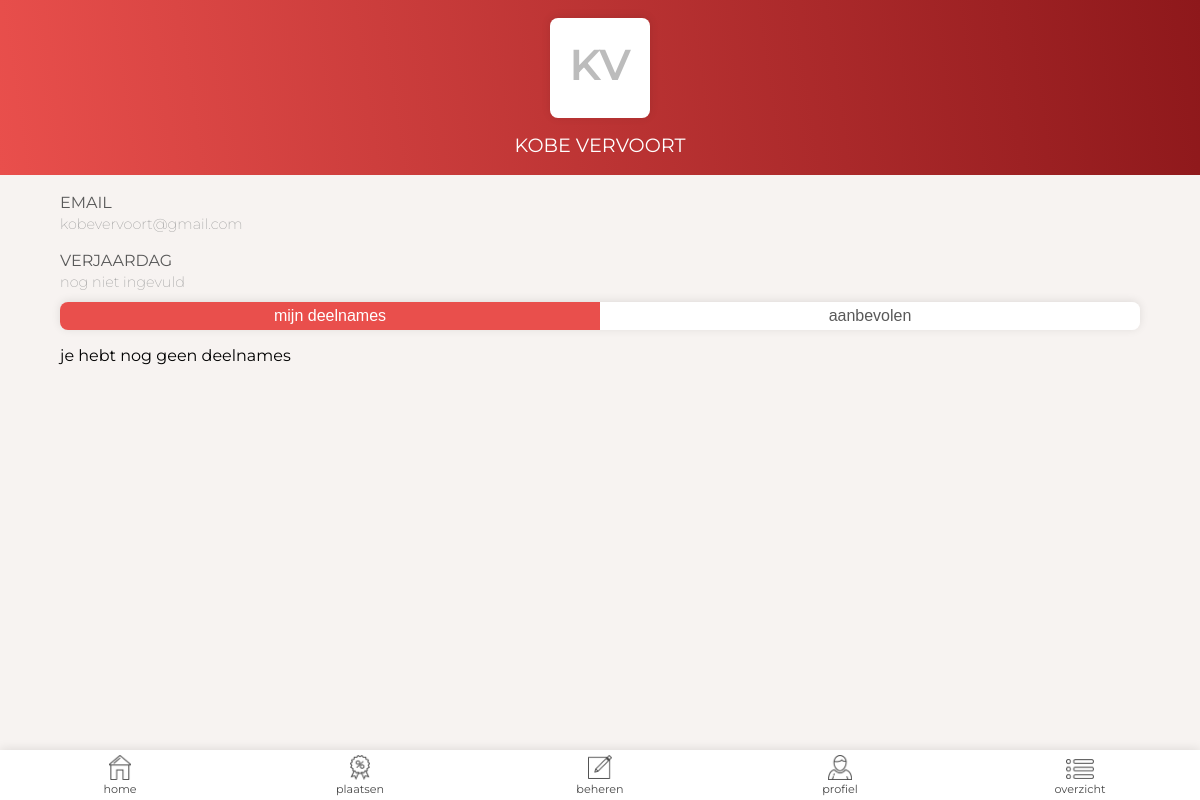
Before: /Bazaar/profile.php (signed in) with the older database file.
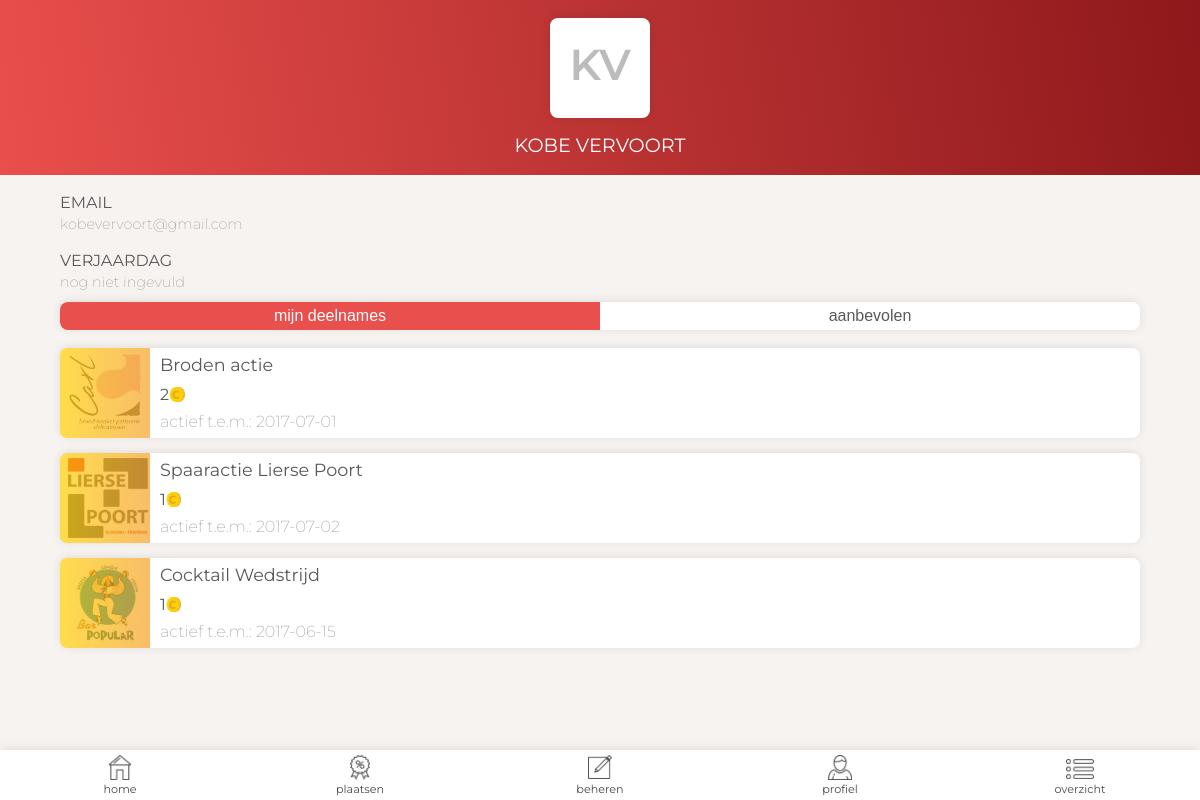
After: the same page with the newer database file.
### tables this page shows
CREATE TABLE `users` (
  `id` int(11) unsigned NOT NULL AUTO_INCREMENT,
  `first_name` varchar(200) NOT NULL DEFAULT '',
  `last_name` varchar(200) NOT NULL DEFAULT '',
  `email` varchar(200) NOT NULL DEFAULT '',
  `password` varchar(200) NOT NULL DEFAULT '',
  `avatar` varchar(200) DEFAULT '',
  PRIMARY KEY (`id`)
);

CREATE TABLE `offers_users` (
  `id` int(11) unsigned NOT NULL AUTO_INCREMENT,
  `offer_id` int(11) NOT NULL,
  `user_id` int(11) NOT NULL,
  `earnings` int(11) DEFAULT '0',
  PRIMARY KEY (`id`)
);

CREATE TABLE `companies` (
  `id` int(11) unsigned NOT NULL AUTO_INCREMENT,
  `company_name` varchar(200) NOT NULL DEFAULT '',
  `email` varchar(200) NOT NULL DEFAULT '',
  `password` varchar(200) NOT NULL DEFAULT '',
  `address` varchar(200) NOT NULL DEFAULT '',
  `city` varchar(200) NOT NULL DEFAULT '',
  `logo` varchar(200) DEFAULT NULL,
  PRIMARY KEY (`id`)
);

CREATE TABLE `offers` (
  `id` int(11) unsigned NOT NULL AUTO_INCREMENT,
  `title` varchar(200) NOT NULL DEFAULT '',
  `description` varchar(1000) NOT NULL DEFAULT '',
  `start_date` date NOT NULL,
  `end_date` date NOT NULL,
  `coins` int(11) NOT NULL,
  `promoted` tinyint(1) NOT NULL,
  `company_id` int(11) DEFAULT NULL,
  PRIMARY KEY (`id`)
);

### Bazaar/Classes/User.php (called while the page is built, shortened)
<?php
class User
{
    private $firstname;
    private $lastname;
    private $email;
    private $avatar;
    private $birthday;
    public function getFirstname()
    {
        return $this->firstname;
    }
    public function setFirstname($firstname)
    {
        $this->firstname = $firstname;
    }
    public function getLastname()
    {
        return $this->lastname;
    }
    public function setLastname($lastname)
    {
        $this->lastname = $lastname;
    }
    public function getEmail()
    {
        return $this->email;
    }
    public function setEmail($email)
    {
        $this->email = $email;
    }
    public function getAvatar()
    {
        return $this->avatar;
    }
    public function setAvatar($avatar)
    {
        $this->avatar = $avatar;
    }
    public function getBirthday()
    {
        return $this->birthday;
    }
    public function getUserData($userid)
    {
        $conn = Db::getInstance();
        $statement = $conn->prepare("SELECT * FROM users WHERE id = :userid");
        $statement->bindValue(':userid', $userid);
        $statement->execute();
    }
}

### Bazaar/Classes/Offer.php (called while the page is built, shortened)
<?php
class Offer
{
    private $title;
    private $endDate;
    public function getTitle()
    {
        return $this->title;
    }
    public function setTitle($title)
    {
        $this->title = $title;
    }
    public function getEndDate()
    {
        return $this->endDate;
    }
    public function setEndDate($endDate)
    {
        $this->endDate = $endDate;
    }
    public function getOfferData($offerID)
    {
        $conn = Db::getInstance();
        $statement = $conn->prepare('SELECT * FROM offers WHERE id = :offerID');
        $statement->bindValue(':offerID', $offerID);
        $statement->execute();
    }
    public function getParticipatingOffers($userID)
    {
        $conn = Db::getInstance();
        $statement = $conn->prepare('SELECT * FROM offers_users WHERE user_id = :userID');
        $statement->bindValue(':userID', $userID);
        $statement->execute();
        $res = $statement->fetchAll();
        return $res;
    }
}

### Bazaar/Classes/Company.php (called while the page is built, shortened)
<?php
class Company extends User
{
    private $companyname;
    private $logo;
    public function getCompanyname()
    {
        return $this->companyname;
    }
    public function setCompanyname($companyname)
    {
        $this->companyname = $companyname;
    }
    public function getLogo()
    {
        return $this->logo;
    }
    public function setLogo($logo)
    {
        $this->logo = $logo;
    }
    public function getCompanyData($companyID)
    {
        $conn = Db::getInstance();
        $statement = $conn->prepare("SELECT * FROM companies WHERE id = :companyID");
        $statement->bindValue(':companyID', $companyID);
        $statement->execute();
    }
}

### Bazaar/profile.php (the view, shortened to what this page needs)
<?php
$page = "profiel";
if(isset($_SESSION['userID'])) {
    $user = new User();
    $user->getUserData($_SESSION['userID']);
    $offerCompany = new Company();
    $offer = new Offer();
    $participatingOffers = "";
    if($offer->getParticipatingOffers($user->getUserID()) == null){
        $participatingOffers = null;
    } else {
        $participatingOffers = $offer->getParticipatingOffers($user->getUserID());
    }
}
?><!doctype html>
<html lang="en">
<head>
    <link rel="stylesheet" href="css/reset.css">
    <link rel="stylesheet" href="css/nav.css">
    <link rel="stylesheet" href="css/profile.css">
</head>
<body>
    <?php include_once 'nav.inc.php'?>
    <section class="profileHeader">
        <?php if($user->getAvatar() == null):?>
            <div class="defaultProfile">
                <p class="initials"><?php echo substr($user->getFirstname(), 0, 1).substr($user->getLastname(), 0, 1);?></p>
            </div>
        <?php else:?>
            <img class="profilePic" src="<?php echo $user->getAvatar();?>" alt="<?php echo $user->getFirstname() . " " . $user->getLastname();?>'s avatar">
        <?php endif;?>
        <h1><?php echo $user->getFirstname() . " " . $user->getLastname();?></h1>
    </section>
    <section class="main">
        <div class="profileInfo">
            <h2>Email</h2>
            <p><?php echo $user->getEmail()?></p>
            <h2>Verjaardag</h2>
            <?php if($user->getBirthday() == null):?>
                <p>nog niet ingevuld</p>
            <?php else: ?>
                <p><?php echo $user->getBirthday()?></p>
            <?php endif;?>
        </div>
        <div class="offerButtons">
            <button id="participating" class="active">mijn deelnames</button>
            <button id="recommendations" >aanbevolen</button>
        </div>
        <ul class="participatingOffers">
            <?php if ($participatingOffers == null):?>
                <h3>je hebt nog geen deelnames</h3>
            <?php else:?>
                <?php foreach($participatingOffers as $key => $o):?>
                    <?php $offer->getOfferData($o['offer_id'])?>
                    <a href="<?php echo BASE_URL . 'Bazaar/offer.php?offerid=' . $o['offer_id'];?>">
                        <li class="offer">
                            <div class="logo">
                                <div class="overlay"></div>
                                <img src="<?php $offerCompany->getCompanyData($offer->getCompanyID()); echo BASE_URL.'Bazaar/uploads/'.$offerCompany->getLogo()?>"
                                     alt="<?php echo $offerCompany->getCompanyname();?> logo"
                                     class="companyLogo">
                            </div>
                            <div class="info">
                                <h1><?php echo $offer->getTitle();?></h1>
                                <div class="earnings">
                                    <p class="amount"><?php echo $o['earnings'];?></p>
                                    <img src="img/coin.png" alt="coin">
                                </div>
                                <div class="dates">
                                    <h2>actief t.e.m.: <span><?php echo $offer->getEndDate();?></span></h2>
                                </div>
                                <button class="more"></button>
                            </div>
                        </li>
                    </a>
                <?php endforeach;?>
            <?php endif;?>
        </ul>
    </section>
</body>
</html>

### Bazaar/nav.inc.php (shortened to what this page needs)
<nav>
    <?php if(isset($_SESSION['companyID'])):?>
        <a class="controlPanelLink" href="<?php echo BASE_URL . 'Bazaar/company.php'?>">
            <?php if($page == "controlPanel"):?>
                <img src="<?php echo BASE_URL . 'Bazaar/img/homeActive.png'; ?> " alt="Home Link">
                <p class="red">home</p>
            <?php else: ?>
                <img src="<?php echo BASE_URL . 'Bazaar/img/homeInactive.png'; ?>" alt="Home Link">
                <p>home</p>
            <?php endif;?>
        </a>
        <a class="placeLink" href="<?php echo BASE_URL . 'Bazaar/place_offer_step1.php'?>">
            <?php if($page == "placeOffer"):?>
                <img src="<?php echo BASE_URL . 'Bazaar/img/offerActive.png'; ?> " alt="Place Link">
                <p class="red">plaatsen</p>
            <?php else: ?>
                <img src="<?php echo BASE_URL . 'Bazaar/img/offerInactive.png'; ?>" alt="Place Link">
                <p>plaatsen</p>
            <?php endif;?>
        </a>
        <a class="editLink" href="<?php echo BASE_URL . 'Bazaar/administration.php'?>">
            <?php if($page == "administration"):?>
                <img src="<?php echo BASE_URL . 'Bazaar/img/editActive.png'; ?> " alt="Edit Link">
                <p class="red">beheren</p>
            <?php else: ?>
                <img src="<?php echo BASE_URL . 'Bazaar/img/editInactive.png'; ?>" alt="Edit Link">
                <p>beheren</p>
            <?php endif;?>
        </a>
        <a class="companyProfileLink" href="<?php echo BASE_URL . 'Bazaar/company_profile.php'?>">
            <?php if($page == "companyProfile"):?>
                <img src="<?php echo BASE_URL . 'Bazaar/img/profileActive.png'; ?> " alt="Profile Link">
                <p class="red">profiel</p>
            <?php else: ?>
                <img src="<?php echo BASE_URL . 'Bazaar/img/profileInactive.png'; ?>" alt="Profile Link">
                <p>profiel</p>
            <?php endif;?>
        </a>
        <a class="overviewLink" href="<?php echo BASE_URL . 'Bazaar/overview.php'?>">
            <?php if($page == "overview"):?>
                <img src="<?php echo BASE_URL . 'Bazaar/img/overviewActive.png'; ?> " alt="Overview Link">
                <p class="red">overzicht</p>
            <?php else: ?>
                <img src="<?php echo BASE_URL . 'Bazaar/img/overviewInactive.png'; ?>" alt="Overview Link">
                <p>overzicht</p>
            <?php endif;?>
        </a>
    <?php endif;?>
</nav>

### Bazaar/css/nav.css (style rules this page uses)
* { box-sizing: border-box; }
nav { height: 50px; width: 100%; display: flex; position: fixed; bottom: 0; font-family: Montserrat, sans-serif; box-shadow: 0 -1px 10px rgba(0,0,0,0.1); background-color: white; z-index: 10; }
nav a { text-decoration: none; width: 100%; text-align: center; font-size: 0.7em; color: #484848; }
nav a img { height: 25px; margin-top: 5px; }
.overviewLink img { height: 20px; margin-top: 9px; margin-bottom: 1px; }
.editLink img { height: 24px; margin-top: 5px; margin-bottom: 1px; }
nav p { margin-top: 2px; }

### Bazaar/css/profile.css (style rules this page uses)
* { box-sizing: border-box; }
body { background-color: #f7f3f1; font-family: 'Montserrat', sans-serif; }
.profileHeader { background: -webkit-linear-gradient(bottom left, #e94f4c, #8e181b); height: 175px; padding-top: 18px; position: fixed; width: 100%; top: 0; }
.defaultProfile, .profilePic { width: 100px; height: 100px; border-radius: 8px; margin: auto; box-shadow: 0 -1px 10px rgba(0,0,0,0.1); }
.defaultProfile { background-color: white; color: #bcbcbc; font-size: 2.7em; font-weight: 600; text-align: center; padding-top: 25px; }
.profileHeader h1 { font-size: 1.2em; color: white; font-weight: 400; text-transform: uppercase; text-align: center; margin-top: 18px; }
.main { width: 90%; margin: auto; margin-top: 195px; margin-bottom: 50px; }
.profileInfo h2 { text-transform: uppercase; color: #595959; margin-bottom: 5px; font-size: 1em; margin-top: 20px; }
.profileInfo p { color: #a0a0a0; font-size: 0.9em; font-weight: 200; line-height: 1.2em; margin-bottom: 10px; }
.offerButtons { display: flex; margin-bottom: 18px; box-shadow: 0 -1px 10px rgba(0,0,0,0.1); border-radius: 8px; }
button { width: 50%; margin: 0; padding: 5px 0; border: none; font-size: 1em; color: #595959; text-transform: lowercase; background-color: white; }
.active { background-color: #e94f4c; color: white; }
#participating { border-top-left-radius: 8px; border-bottom-left-radius: 8px; }
#recommendations { border-top-right-radius: 8px; border-bottom-right-radius: 8px; }
.offer { background-color: white; border-radius: 8px; box-shadow: 0 -1px 10px rgba(0,0,0,0.1); height: 90px; position: relative; margin-bottom: 15px; z-index: -1; }
.logo img { max-height: 80px; max-width: 80px; margin: 0 8px; position: absolute; top: 50%; transform: translateY(-50%); }
.overlay { background: -webkit-linear-gradient(left, #ffce00, #f5a127); opacity: 0.7; width: 90px; height: 90px; position: absolute; top: 0; z-index: 1; border-top-left-radius: 7px; border-bottom-left-radius: 7px; }
.info { margin-left: 100px; padding-top: 8px; padding-right: 10px; }
a { text-decoration: none; }
.info h1 { font-size: 1.1em; color: #595959; }
.dates { position: absolute; bottom: 8px; }
.dates h2 { font-size: 1em; color: #a0a0a0; font-weight: 200; }
.earnings { display: flex; color: #595959; font-size: 1em; font-weight: 400; position: absolute; bottom: 35px; }
.earnings img { height: 15px; margin: 0 5px 0 0; }

Changed rows visible on the page:
added offers_users: companies.logo (picture), offer.title "Broden actie", earnings "2", offer.end_date "2017-07-01"
added offers_users: companies.logo (picture), offer.title "Spaaractie Lierse Poort", earnings "1", offer.end_date "2017-07-02"
added offers_users: companies.logo (picture), offer.title "Cocktail Wedstrijd", earnings "1", offer.end_date "2017-06-15"
Other visible differences:
text no longer shown: "je hebt nog geen deelnames"
